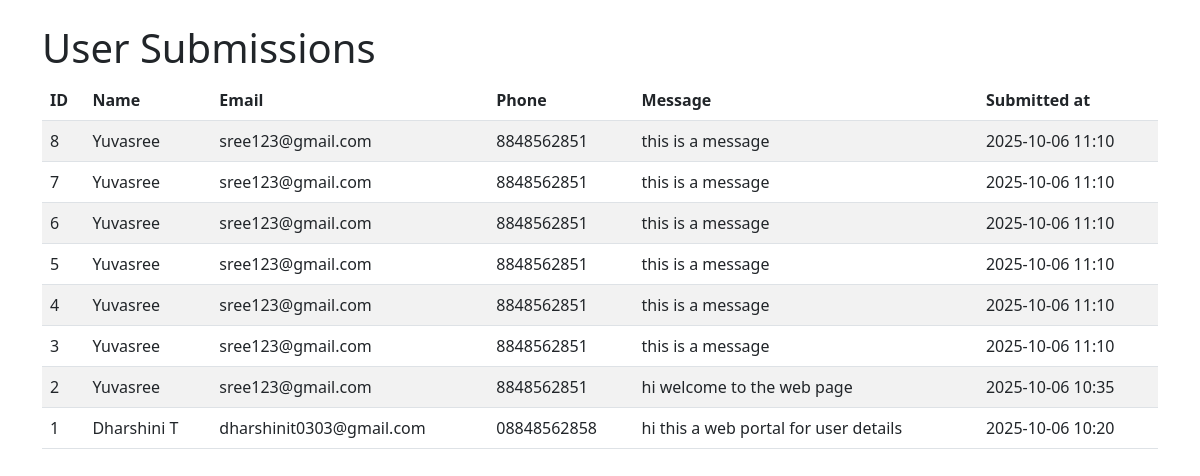
Page /all/ on the committed database.
### submission/models.py (models this page shows, shortened)
class Submission(models.Model):
    name = models.CharField(max_length=200)
    email = models.EmailField()
    phone = models.CharField(max_length=20, blank=True, null=True)
    message = models.TextField()
    created_at = models.DateTimeField(default=timezone.now)
    class Meta:
        indexes = [
            models.Index(fields=["email"]),
            models.Index(fields=["created_at"]),
        ]

### submission/views.py (the view)
# urls.py: path("all/", views.submissions_list, name="submissions_list"),
def submissions_list(request):
    data = Submission.objects.all().order_by("-created_at")
    return render(request, "list.html", {"submissions": data})

### templates/list.html (shortened to what this page needs)
<!doctype html>
<html>
<head>
    <link rel="stylesheet" href="https://cdn.jsdelivr.net/npm/bootstrap@5.3.0/dist/css/bootstrap.min.css">
</head>
<body class="p-4">
<div class="container">
    <h1>User Submissions</h1>
    <table class="table table-striped">
        <thead>
            <tr>
                <th>ID</th>
                <th>Name</th>
                <th>Email</th>
                <th>Phone</th>
                <th>Message</th>
                <th>Submitted at</th>
            </tr>
        </thead>
        <tbody>
            {% for s in submissions %}
            <tr>
                <td>{{ s.id }}</td>
                <td>{{ s.name }}</td>
                <td>{{ s.email }}</td>
                <td>{{ s.phone }}</td>
                <td>{{ s.message }}</td>
                <td>{{ s.created_at|date:"Y-m-d H:i" }}</td>
            </tr>
            {% empty %}
            <tr><td colspan="6">No submissions yet.</td></tr>
            {% endfor %}
        </tbody>
    </table>
</div>
</body>
</html>

### rows in the picture
Submission: id "8", name "Yuvasree", email "sree123@gmail.com", phone "8848562851", message "this is a message", created_at "2025-10-06 11:10"
Submission: id "7", name "Yuvasree", email "sree123@gmail.com", phone "8848562851", message "this is a message", created_at "2025-10-06 11:10"
Submission: id "6", name "Yuvasree", email "sree123@gmail.com", phone "8848562851", message "this is a message", created_at "2025-10-06 11:10"
Submission: id "5", name "Yuvasree", email "sree123@gmail.com", phone "8848562851", message "this is a message", created_at "2025-10-06 11:10"
Submission: id "4", name "Yuvasree", email "sree123@gmail.com", phone "8848562851", message "this is a message", created_at "2025-10-06 11:10"
Submission: id "3", name "Yuvasree", email "sree123@gmail.com", phone "8848562851", message "this is a message", created_at "2025-10-06 11:10"
Submission: id "2", name "Yuvasree", email "sree123@gmail.com", phone "8848562851", message "hi welcome to the web page", created_at "2025-10-06 10:35"
Submission: id "1", name "Dharshini T", email "dharshinit0303@gmail.com", phone "08848562858", message "hi this a web portal for user details", created_at "2025-10-06 10:20"
